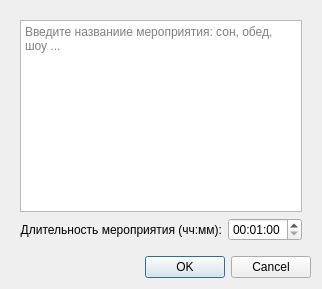
<?xml version="1.0" encoding="UTF-8"?>
<ui version="4.0">
 <class>Dialogschedule2InputType</class>
 <widget class="QDialog" name="Dialogschedule2InputType">
  <property name="windowTitle">
   <string>Dialog</string>
  </property>
  <layout class="QGridLayout" name="gridLayout">
   <item row="0" column="0">
    <widget class="QWidget" name="widget" native="true">
     <layout class="QGridLayout" name="gridLayout_2">
      <item row="0" column="0" colspan="2">
       <widget class="QTextEdit" name="textEdit">
        <property name="placeholderText">
         <string>Введите названиие мероприятия: сон, обед, шоу ...</string>
        </property>
       </widget>
      </item>
      <item row="1" column="0">
       <widget class="QLabel" name="label_2">
        <property name="text">
         <string>Длительность мероприятия (чч:мм):</string>
        </property>
        <property name="alignment">
         <set>Qt::AlignRight|Qt::AlignTrailing|Qt::AlignVCenter</set>
        </property>
       </widget>
      </item>
      <item row="1" column="1">
       <widget class="QTimeEdit" name="timeEdit">
        <property name="minimumTime">
         <time>
          <hour>0</hour>
          <minute>1</minute>
          <second>0</second>
         </time>
        </property>
       </widget>
      </item>
     </layout>
    </widget>
   </item>
   <item row="1" column="0">
    <widget class="QDialogButtonBox" name="buttonBox">
     <property name="orientation">
      <enum>Qt::Horizontal</enum>
     </property>
     <property name="standardButtons">
      <set>QDialogButtonBox::Cancel|QDialogButtonBox::Ok</set>
     </property>
    </widget>
   </item>
  </layout>
 </widget>
 <resources/>
 <connections>
  <connection>
   <sender>buttonBox</sender>
   <signal>accepted()</signal>
   <receiver>Dialogschedule2InputType</receiver>
   <slot>accept()</slot>
   <hints>
    <hint type="sourcelabel">
     <x>248</x>
     <y>254</y>
    </hint>
    <hint type="destinationlabel">
     <x>157</x>
     <y>274</y>
    </hint>
   </hints>
  </connection>
  <connection>
   <sender>buttonBox</sender>
   <signal>rejected()</signal>
   <receiver>Dialogschedule2InputType</receiver>
   <slot>reject()</slot>
   <hints>
    <hint type="sourcelabel">
     <x>316</x>
     <y>260</y>
    </hint>
    <hint type="destinationlabel">
     <x>286</x>
     <y>274</y>
    </hint>
   </hints>
  </connection>
 </connections>
</ui>
